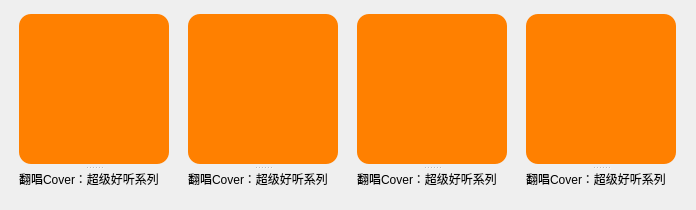
<?xml version="1.0" encoding="UTF-8"?>
<ui version="4.0">
 <class>Form</class>
 <widget class="QWidget" name="Form">
  <property name="geometry">
   <rect>
    <x>0</x>
    <y>0</y>
    <width>696</width>
    <height>210</height>
   </rect>
  </property>
  <property name="windowTitle">
   <string>Form</string>
  </property>
  <property name="styleSheet">
   <string notr="true">QPushButton:hover{  
	padding-bottom:4px; 
}
QPushButton{
border:none;
	border-radius:12px;
	background-color: rgb(227, 227, 227);
	color: rgb(255, 255, 255);
	background-color: rgb(255, 128, 0);
	
}


</string>
  </property>
  <layout class="QVBoxLayout" name="verticalLayout">
   <property name="spacing">
    <number>0</number>
   </property>
   <property name="leftMargin">
    <number>0</number>
   </property>
   <property name="topMargin">
    <number>10</number>
   </property>
   <property name="rightMargin">
    <number>0</number>
   </property>
   <property name="bottomMargin">
    <number>0</number>
   </property>
   <item>
    <widget class="QFrame" name="frame_list_1">
     <property name="minimumSize">
      <size>
       <width>696</width>
       <height>0</height>
      </size>
     </property>
     <property name="styleSheet">
      <string notr="true">border:none</string>
     </property>
     <property name="frameShape">
      <enum>QFrame::StyledPanel</enum>
     </property>
     <property name="frameShadow">
      <enum>QFrame::Raised</enum>
     </property>
     <layout class="QHBoxLayout" name="horizontalLayout">
      <property name="spacing">
       <number>10</number>
      </property>
      <property name="leftMargin">
       <number>10</number>
      </property>
      <property name="topMargin">
       <number>0</number>
      </property>
      <property name="rightMargin">
       <number>10</number>
      </property>
      <property name="bottomMargin">
       <number>0</number>
      </property>
      <item>
       <widget class="QSplitter" name="splitter_list_5">
        <property name="minimumSize">
         <size>
          <width>150</width>
          <height>200</height>
         </size>
        </property>
        <property name="maximumSize">
         <size>
          <width>150</width>
          <height>195</height>
         </size>
        </property>
        <property name="orientation">
         <enum>Qt::Vertical</enum>
        </property>
        <widget class="QPushButton" name="pushButton_list_5">
         <property name="minimumSize">
          <size>
           <width>150</width>
           <height>150</height>
          </size>
         </property>
         <property name="maximumSize">
          <size>
           <width>150</width>
           <height>150</height>
          </size>
         </property>
         <property name="styleSheet">
          <string notr="true"/>
         </property>
         <property name="text">
          <string/>
         </property>
         <property name="icon">
          <iconset resource="../../pic/icon.qrc">
           <normaloff>:/image/image/2.png</normaloff>:/image/image/2.png</iconset>
         </property>
         <property name="iconSize">
          <size>
           <width>150</width>
           <height>150</height>
          </size>
         </property>
         <property name="autoRepeat">
          <bool>true</bool>
         </property>
        </widget>
        <widget class="QLabel" name="label_list_5">
         <property name="minimumSize">
          <size>
           <width>0</width>
           <height>40</height>
          </size>
         </property>
         <property name="maximumSize">
          <size>
           <width>16777215</width>
           <height>40</height>
          </size>
         </property>
         <property name="layoutDirection">
          <enum>Qt::LeftToRight</enum>
         </property>
         <property name="frameShape">
          <enum>QFrame::NoFrame</enum>
         </property>
         <property name="frameShadow">
          <enum>QFrame::Plain</enum>
         </property>
         <property name="lineWidth">
          <number>0</number>
         </property>
         <property name="text">
          <string>翻唱Cover：超级好听系列</string>
         </property>
         <property name="alignment">
          <set>Qt::AlignLeading|Qt::AlignLeft|Qt::AlignTop</set>
         </property>
         <property name="openExternalLinks">
          <bool>false</bool>
         </property>
        </widget>
       </widget>
      </item>
      <item>
       <widget class="QSplitter" name="splitter_list_6">
        <property name="minimumSize">
         <size>
          <width>150</width>
          <height>200</height>
         </size>
        </property>
        <property name="maximumSize">
         <size>
          <width>150</width>
          <height>195</height>
         </size>
        </property>
        <property name="orientation">
         <enum>Qt::Vertical</enum>
        </property>
        <widget class="QPushButton" name="pushButton_list_6">
         <property name="minimumSize">
          <size>
           <width>150</width>
           <height>150</height>
          </size>
         </property>
         <property name="maximumSize">
          <size>
           <width>150</width>
           <height>150</height>
          </size>
         </property>
         <property name="text">
          <string/>
         </property>
         <property name="icon">
          <iconset resource="../../pic/icon.qrc">
           <normaloff>:/image/image/2.png</normaloff>:/image/image/2.png</iconset>
         </property>
         <property name="iconSize">
          <size>
           <width>150</width>
           <height>150</height>
          </size>
         </property>
         <property name="autoRepeat">
          <bool>true</bool>
         </property>
        </widget>
        <widget class="QLabel" name="label_list_6">
         <property name="minimumSize">
          <size>
           <width>0</width>
           <height>40</height>
          </size>
         </property>
         <property name="maximumSize">
          <size>
           <width>16777215</width>
           <height>40</height>
          </size>
         </property>
         <property name="layoutDirection">
          <enum>Qt::LeftToRight</enum>
         </property>
         <property name="frameShape">
          <enum>QFrame::NoFrame</enum>
         </property>
         <property name="frameShadow">
          <enum>QFrame::Plain</enum>
         </property>
         <property name="lineWidth">
          <number>0</number>
         </property>
         <property name="text">
          <string>翻唱Cover：超级好听系列</string>
         </property>
         <property name="alignment">
          <set>Qt::AlignLeading|Qt::AlignLeft|Qt::AlignTop</set>
         </property>
         <property name="openExternalLinks">
          <bool>false</bool>
         </property>
        </widget>
       </widget>
      </item>
      <item>
       <widget class="QSplitter" name="splitter_list_8">
        <property name="minimumSize">
         <size>
          <width>150</width>
          <height>200</height>
         </size>
        </property>
        <property name="maximumSize">
         <size>
          <width>150</width>
          <height>195</height>
         </size>
        </property>
        <property name="orientation">
         <enum>Qt::Vertical</enum>
        </property>
        <widget class="QPushButton" name="pushButton_list_8">
         <property name="minimumSize">
          <size>
           <width>150</width>
           <height>150</height>
          </size>
         </property>
         <property name="maximumSize">
          <size>
           <width>150</width>
           <height>150</height>
          </size>
         </property>
         <property name="focusPolicy">
          <enum>Qt::NoFocus</enum>
         </property>
         <property name="styleSheet">
          <string notr="true">QPushButton:hover{padding-bottom:4px;}</string>
         </property>
         <property name="inputMethodHints">
          <set>Qt::ImhNone</set>
         </property>
         <property name="text">
          <string/>
         </property>
         <property name="icon">
          <iconset>
           <normaloff>../pic/image/2.png</normaloff>../pic/image/2.png</iconset>
         </property>
         <property name="iconSize">
          <size>
           <width>150</width>
           <height>150</height>
          </size>
         </property>
         <property name="checkable">
          <bool>false</bool>
         </property>
         <property name="checked">
          <bool>false</bool>
         </property>
         <property name="autoRepeat">
          <bool>true</bool>
         </property>
         <property name="autoExclusive">
          <bool>false</bool>
         </property>
         <property name="autoRepeatDelay">
          <number>150</number>
         </property>
         <property name="autoRepeatInterval">
          <number>150</number>
         </property>
         <property name="autoDefault">
          <bool>false</bool>
         </property>
         <property name="default">
          <bool>false</bool>
         </property>
         <property name="flat">
          <bool>false</bool>
         </property>
        </widget>
        <widget class="QLabel" name="label_list_8">
         <property name="minimumSize">
          <size>
           <width>0</width>
           <height>40</height>
          </size>
         </property>
         <property name="maximumSize">
          <size>
           <width>16777215</width>
           <height>40</height>
          </size>
         </property>
         <property name="layoutDirection">
          <enum>Qt::LeftToRight</enum>
         </property>
         <property name="frameShape">
          <enum>QFrame::NoFrame</enum>
         </property>
         <property name="frameShadow">
          <enum>QFrame::Plain</enum>
         </property>
         <property name="lineWidth">
          <number>0</number>
         </property>
         <property name="text">
          <string>翻唱Cover：超级好听系列</string>
         </property>
         <property name="alignment">
          <set>Qt::AlignLeading|Qt::AlignLeft|Qt::AlignTop</set>
         </property>
         <property name="openExternalLinks">
          <bool>false</bool>
         </property>
        </widget>
       </widget>
      </item>
      <item>
       <widget class="QSplitter" name="splitter_list_7">
        <property name="minimumSize">
         <size>
          <width>150</width>
          <height>200</height>
         </size>
        </property>
        <property name="maximumSize">
         <size>
          <width>150</width>
          <height>195</height>
         </size>
        </property>
        <property name="orientation">
         <enum>Qt::Vertical</enum>
        </property>
        <widget class="QPushButton" name="pushButton_list_7">
         <property name="minimumSize">
          <size>
           <width>150</width>
           <height>150</height>
          </size>
         </property>
         <property name="maximumSize">
          <size>
           <width>150</width>
           <height>150</height>
          </size>
         </property>
         <property name="text">
          <string/>
         </property>
         <property name="icon">
          <iconset resource="../../pic/icon.qrc">
           <normaloff>:/image/image/2.png</normaloff>:/image/image/2.png</iconset>
         </property>
         <property name="iconSize">
          <size>
           <width>150</width>
           <height>150</height>
          </size>
         </property>
         <property name="autoRepeat">
          <bool>true</bool>
         </property>
        </widget>
        <widget class="QLabel" name="label_list_7">
         <property name="minimumSize">
          <size>
           <width>0</width>
           <height>40</height>
          </size>
         </property>
         <property name="maximumSize">
          <size>
           <width>16777215</width>
           <height>40</height>
          </size>
         </property>
         <property name="layoutDirection">
          <enum>Qt::LeftToRight</enum>
         </property>
         <property name="frameShape">
          <enum>QFrame::NoFrame</enum>
         </property>
         <property name="frameShadow">
          <enum>QFrame::Plain</enum>
         </property>
         <property name="lineWidth">
          <number>0</number>
         </property>
         <property name="text">
          <string>翻唱Cover：超级好听系列</string>
         </property>
         <property name="alignment">
          <set>Qt::AlignLeading|Qt::AlignLeft|Qt::AlignTop</set>
         </property>
         <property name="openExternalLinks">
          <bool>false</bool>
         </property>
        </widget>
       </widget>
      </item>
     </layout>
    </widget>
   </item>
  </layout>
 </widget>
 <resources>
  <include location="../../pic/icon.qrc"/>
 </resources>
 <connections/>
</ui>
